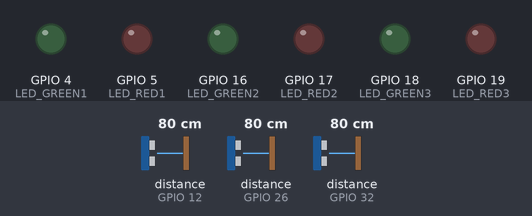
Bench run of a sketch on a simulated ESP32. Shown: output pins drawn as LEDs (lit = HIGH). Wiring (inferred from the names in the program): 3 × ultrasonic range finder: trigger GPIO 14, echo GPIO 12 / trigger GPIO 25, echo GPIO 26 / trigger GPIO 27, echo GPIO 32. The inputs (shaded band) are chosen by the test bench; at power-on: distance to the obstacle (sensors on GPIO 12, GPIO 26, GPIO 32) 80 cm. The echo pulse lasts 58.3 µs per cm; WiFi joins after 1.5 s; servers stay silent unless stated; network time is answered at once with the bench clock; uploads are accepted with an empty reply; the local clock reads 2024-03-15 10:24:30 at power-on unless the sketch sets it; pins used as bus, display or sensor lines are not drawn; what the sketch prints to the serial monitor is not drawn.

Above: at 2.7 s.
2.8 s: distance to the obstacle (sensor on GPIO 12) set to 12 cm
5.3 s: distance to the obstacle (sensor on GPIO 12) set to 9 cm
At 6.8 s:
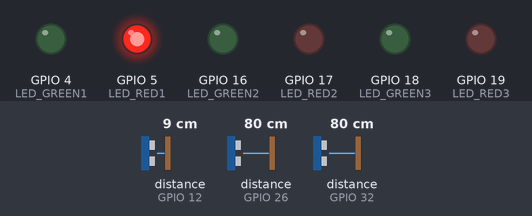
7.4 s: distance to the obstacle (sensor on GPIO 26) set to 12 cm
9.1 s: distance to the obstacle (sensor on GPIO 26) set to 9 cm
At 10.9 s:
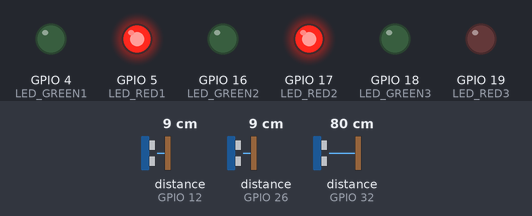
11.2 s: distance to the obstacle (sensor on GPIO 32) set to 12 cm
12.9 s: distance to the obstacle (sensor on GPIO 32) set to 9 cm
At 13.9 s:
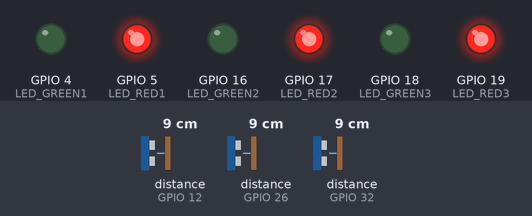
Timing chart, 0 to 15.9 s (numbered marks = the images above; inputs shaded):
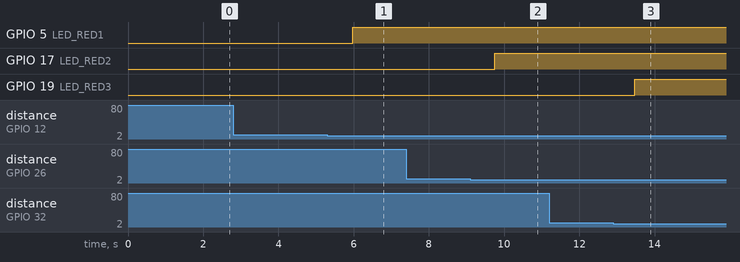

Measured:
- the behaviour switches between 11 and 10 cm on distance to the obstacle (sensor on GPIO 12) (found by bisection; images 0 and 1)
- the behaviour switches between 11 and 10 cm on distance to the obstacle (sensor on GPIO 26) (found by bisection; images 1 and 2)
- the behaviour switches between 11 and 10 cm on distance to the obstacle (sensor on GPIO 32) (found by bisection; images 2 and 3)
- after the input at 2.8 s, every drawn part: stays the same
- after the input at 5.3 s, GPIO 5 (LED_RED1): LOW → HIGH after 0.67 s
- after the input at 7.4 s, every drawn part: stays the same
- after the input at 9.1 s, GPIO 17 (LED_RED2): LOW → HIGH after 0.65 s
- after the input at 11.2 s, every drawn part: stays the same
- after the input at 12.9 s, GPIO 19 (LED_RED3): LOW → HIGH after 0.58 s

The sketch:

PARQUEADERO.ino
```cpp
#include <WiFi.h>
#include <HTTPClient.h>
#include <NTPClient.h>
#include <WiFiUdp.h>

// Credenciales WiFi
#define WIFI_SSID "Suda"
#define WIFI_PASSWORD ""

// URL del backend NestJS
#define BACKEND_URL "http://10.0.1.241:3000/stats/spaces"

// Pines para los sensores HCSR04
#define TRIG1 14
#define ECHO1 12
#define TRIG2 25
#define ECHO2 26
#define TRIG3 27
#define ECHO3 32

// Pines para los LEDs
#define LED_GREEN1 4
#define LED_RED1 5
#define LED_GREEN2 16
#define LED_RED2 17
#define LED_GREEN3 18
#define LED_RED3 19

// Umbral de distancia para considerar espacio ocupado
#define THRESHOLD_DISTANCE 10 // Ajusta este valor según sea necesario

// Variables para medir ocupación
bool space1Occupied = false;
bool space2Occupied = false;
bool space3Occupied = false;

unsigned long startTime1 = 0;
unsigned long startTime2 = 0;
unsigned long startTime3 = 0;

// Configuración de NTP para obtener la hora
WiFiUDP ntpUDP;
NTPClient timeClient(ntpUDP, "pool.ntp.org");

// Función para medir distancia
long measureDistance(int trigPin, int echoPin) {
    digitalWrite(trigPin, LOW);
    delayMicroseconds(2);
    digitalWrite(trigPin, HIGH);
    delayMicroseconds(10);
    digitalWrite(trigPin, LOW);

    long duration = pulseIn(echoPin, HIGH);
    return duration * 0.034 / 2; // Convertir a cm
}

// Función para medir distancia promedio
long measureAverageDistance(int trigPin, int echoPin, int samples = 5) {
    long sum = 0;
    for (int i = 0; i < samples; i++) {
        sum += measureDistance(trigPin, echoPin);
        delay(50); // Pequeño retardo entre mediciones
    }
    return sum / samples; // Retorna el promedio
}

// Configuración inicial
void setup() {
    // Inicializar Serial
    Serial.begin(115200);

    // Configurar pines de los sensores
    pinMode(TRIG1, OUTPUT);
    pinMode(ECHO1, INPUT);
    pinMode(TRIG2, OUTPUT);
    pinMode(ECHO2, INPUT);
    pinMode(TRIG3, OUTPUT);
    pinMode(ECHO3, INPUT);

    // Configurar pines de los LEDs
    pinMode(LED_GREEN1, OUTPUT);
    pinMode(LED_RED1, OUTPUT);
    pinMode(LED_GREEN2, OUTPUT);
    pinMode(LED_RED2, OUTPUT);
    pinMode(LED_GREEN3, OUTPUT);
    pinMode(LED_RED3, OUTPUT);

    // Configurar conexión WiFi
    WiFi.begin(WIFI_SSID, WIFI_PASSWORD);
    while (WiFi.status() != WL_CONNECTED) {
        delay(500);
        Serial.print(".");
    }
    Serial.println("\nConectado al WiFi");

    // Inicializar NTP
    timeClient.begin();
    timeClient.setTimeOffset(-18000); // Ajustar según tu zona horaria (ejemplo: -18000 para GMT-5)

    // Esperar a que el NTPClient obtenga la hora actual
    while (!timeClient.update()) {
        Serial.println("Esperando sincronización con el servidor NTP...");
        delay(1000);
    }
    Serial.println("Hora sincronizada con el servidor NTP");
}

// Obtener la fecha y hora actual en formato ISO 8601
String getFormattedDateTime() {
    if (!timeClient.update()) {
        Serial.println("Error al obtener la hora del servidor NTP");
        return "1970-01-01T00:00:00.000Z"; // Fecha por defecto en caso de error
    }

    unsigned long epochTime = timeClient.getEpochTime();
    struct tm *ptm = gmtime((time_t *)&epochTime);

    char dateTime[30];
    sprintf(dateTime, "%04d-%02d-%02dT%02d:%02d:%02d.000Z",
            ptm->tm_year + 1900, ptm->tm_mon + 1, ptm->tm_mday,
            ptm->tm_hour, ptm->tm_min, ptm->tm_sec);

    return String(dateTime);
}

// Función para enviar datos al backend
void sendDataToBackend(int spaceId, bool occupied, unsigned long startTime, unsigned long endTime) {
    if (WiFi.status() == WL_CONNECTED) {
        HTTPClient http;
        http.begin(BACKEND_URL);
        http.addHeader("Content-Type", "application/json");

        // Crear el payload JSON
        String jsonPayload = "{\"spaceId\":\"" + String(spaceId) + "\",\"occupied\":" + (occupied ? "true" : "false") + ",\"startTime\":" + String(startTime) + ",\"endTime\":" + String(endTime) + ",\"duration\":" + String((endTime - startTime) / 1000) + ",\"dateTime\":\"" + getFormattedDateTime() + "\"}";
        int httpResponseCode = http.POST(jsonPayload);

        if (httpResponseCode > 0) {
            String response = http.getString();
            Serial.println(httpResponseCode);
            Serial.println(response);
        } else {
            Serial.print("Error on sending POST: ");
            Serial.println(httpResponseCode);
        }

        http.end();
    } else {
        Serial.println("WiFi Disconnected");
    }
}

// Lógica para manejar ocupación de espacios
bool updateSpaceStatus(int spaceId, long distance, bool &occupied, unsigned long &startTime, int ledGreen, int ledRed) {
    bool changed = false;

    if (distance < THRESHOLD_DISTANCE) { // Ocupado
        if (!occupied) {
            startTime = millis();
            occupied = true;
            digitalWrite(ledGreen, LOW);
            digitalWrite(ledRed, HIGH);
            changed = true;
        }
    } else { // Desocupado
        if (occupied) {
            occupied = false;
            digitalWrite(ledGreen, HIGH);
            digitalWrite(ledRed, LOW);
            changed = true;
        }
    }

    return changed;
}

void loop() {
    // Medir distancias
    long distance1 = measureAverageDistance(TRIG1, ECHO1);
    long distance2 = measureAverageDistance(TRIG2, ECHO2);
    long distance3 = measureAverageDistance(TRIG3, ECHO3);

    // Actualizar estado de cada espacio
    bool space1Changed = updateSpaceStatus(1, distance1, space1Occupied, startTime1, LED_GREEN1, LED_RED1);
    bool space2Changed = updateSpaceStatus(2, distance2, space2Occupied, startTime2, LED_GREEN2, LED_RED2);
    bool space3Changed = updateSpaceStatus(3, distance3, space3Occupied, startTime3, LED_GREEN3, LED_RED3);

    // Enviar datos solo si hubo cambios
    if (space1Changed) {
        sendDataToBackend(1, space1Occupied, startTime1, space1Occupied ? 0 : millis());
    }
    if (space2Changed) {
        sendDataToBackend(2, space2Occupied, startTime2, space2Occupied ? 0 : millis());
    }
    if (space3Changed) {
        sendDataToBackend(3, space3Occupied, startTime3, space3Occupied ? 0 : millis());
    }

    delay(1000); // Esperar 1 segundo antes de la siguiente medición
}
```
